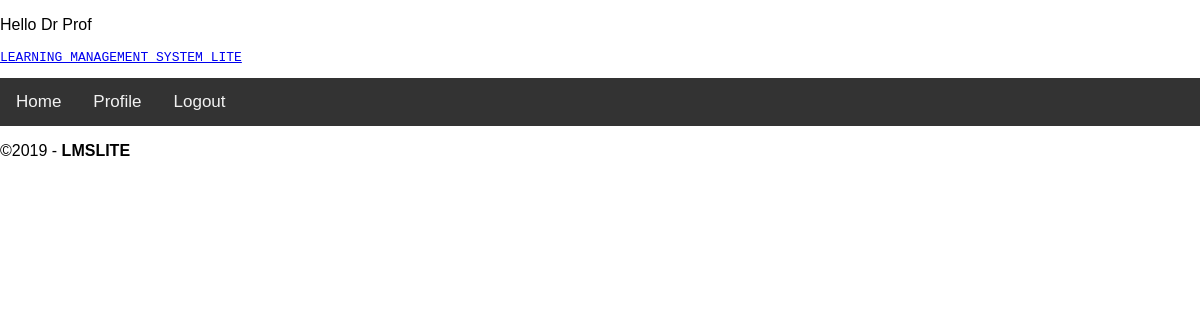
/profile/ (signed in), run on an earlier commit of the app's database.
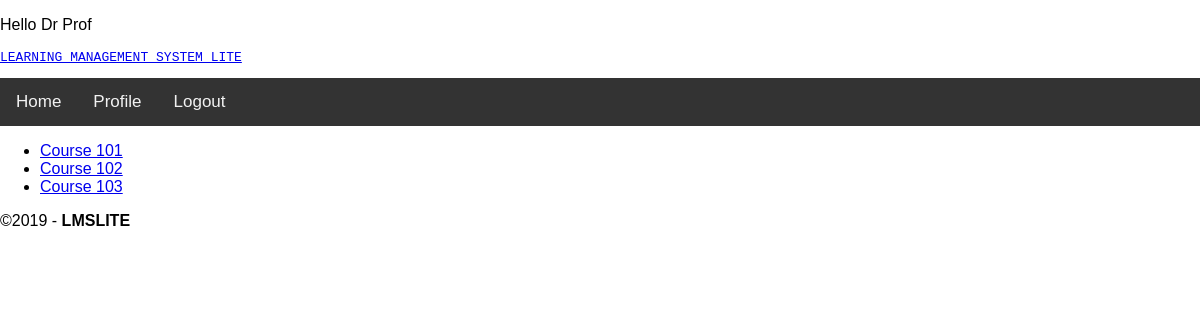
And on a later commit of the database.
### accounts/models.py (models this page shows, shortened)
class User(AbstractBaseUser):
    email = models.CharField(max_length=255, unique=True)
    first_name = models.CharField(max_length=255, blank=True)
    last_name = models.CharField(max_length=255, blank=True)
    active = models.BooleanField(default=True)
    staff = models.BooleanField(default=False)
    admin = models.BooleanField(default=False)
    courses = models.ManyToManyField('courses.Course')
    USER_TYPE_CHOICES = (
        (2, 'student'),
        (1, 'professor'),
        (0, 'admin'),
    )
    role = models.SmallIntegerField(choices=USER_TYPE_CHOICES, blank=True)
    USERNAME_FIELD = 'email'
    REQUIRED_FIELDS = []
    objects = UserManager()
    @property
    def is_active(self):
        return self.active

### courses/models.py (models this page shows, shortened)
class Course(models.Model):
	course_name 	= models.CharField(max_length=255, unique=True)
	quizes			= models.ManyToManyField(Quiz)
	surveys 		= models.ManyToManyField(Survey)
	homeworks		= models.ManyToManyField(Homework)

### LMSLite/views.py (the view)
# urls.py: path('profile/', views.profile_view, name='profile'),
def profile_view(request):
    if request.user.is_authenticated:
        return render(request, 'profile.html')
    else:
        return HttpResponseRedirect("/auth/login")

### templates/profile.html
{% extends 'base.html' %}
{% block content %}
    <ul>
        {% for course in  user.courses.all %}
            <li><a href="{% url 'course_page' id=course.id%}">{{ course.course_name }}</a></li>
        {%  endfor %}
    </ul>
{% endblock content %}

### templates/base.html (shortened to what this page needs)
{% load static %}
<!doctype html>
<html lang="en-US">
<head>
	<link rel="stylesheet" href="https://cdnjs.cloudflare.com/ajax/libs/font-awesome/4.7.0/css/font-awesome.min.css">
    <link rel="stylesheet" type = "text/css"
        href="{% static '/css/main.css' %}">
</head>
<body>
  <header >
  {% if user.is_authenticated %}
    <p>Hello {{ user.first_name }} {{ user.last_name }}</p>
  {% endif %}
  	<a href={% url 'index' %}>
    	<pre class="logo">LEARNING MANAGEMENT SYSTEM LITE</pre>
    <nav>
       <div class="topnav" id="myTopnav">
       <a href="{% url 'index' %}">Home</a>
          <a href="{% url 'profile' %}">Profile</a>
          {% if user.is_authenticated %}
              <a href="{% url 'logout' %}">Logout</a>
          {% else %}
            <a href="{% url 'login' %}">Login</a>
          {% endif %}
      </div>
    </nav>
  </header>
  {% block content %}{% endblock content %}
  <footer>
	<div class="copyright">&copy;2019 - <strong>LMSLITE</strong></div>
  </footer>
</body>
</html>

### templates/static/css/main.css (style rules this page uses)
body { margin: 0; font-family: Arial, Helvetica, sans-serif; }
.topnav { overflow: hidden; background-color: #333; }
.topnav a { float: left; display: block; color: #f2f2f2; text-align: center; padding: 14px 16px; text-decoration: none; font-size: 17px; }

What changed in the data, as far as the page shows it:
now on this page (row unchanged): Course: course_name "Course 101"
added Course: course_name "Course 102"
added Course: course_name "Course 103"
